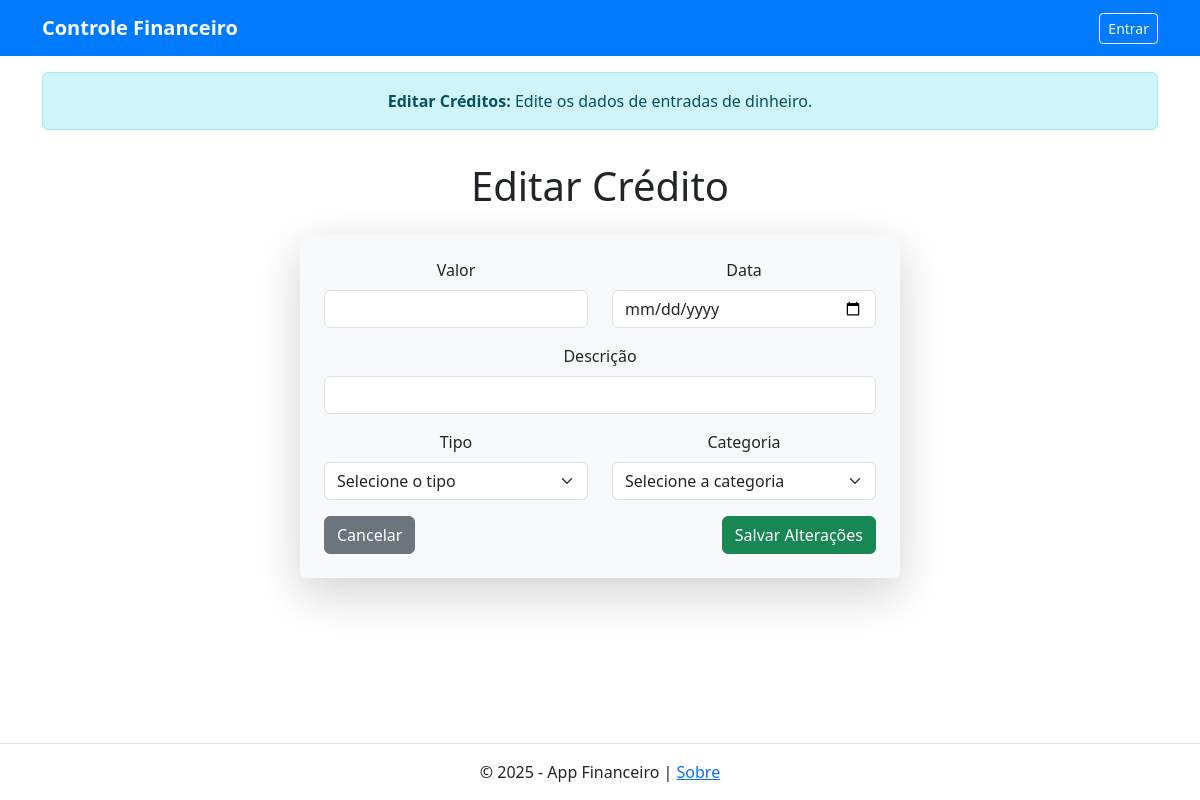
/editar_credito/3, run on an earlier commit of the app's database.
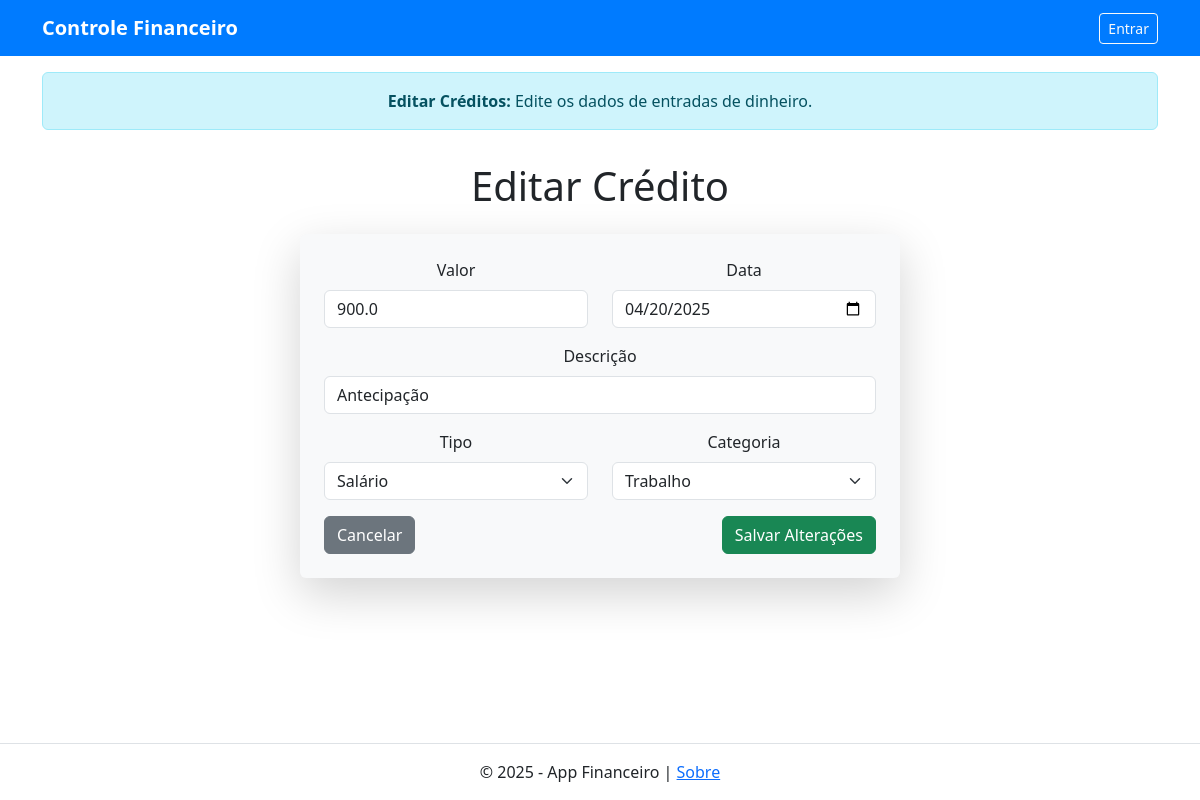
And on a later commit of the database.
### tables this page shows
CREATE TABLE creditos (
            id INTEGER PRIMARY KEY AUTOINCREMENT,
            valor REAL NOT NULL,
            descricao TEXT NOT NULL,
            tipo TEXT NOT NULL,
            categoria TEXT NOT NULL,
            data TEXT NOT NULL
        );

### app.py (the view, shortened to what this page needs)
@app.route("/editar_credito/<int:id>", methods=["GET", "POST"])
def editar_credito(id):
    query = "SELECT * FROM creditos WHERE id = ?"
    credito = executar_consulta(query, (id,), fetchone=True)
    return render_template("editar_credito.html", credito=credito)

### utils.py (called while the page is built)
def executar_consulta(query, parametros=(), fetchone=False, fetchall=False, commit=False):
    conexao = sqlite3.connect('financeiro.db')
    cursor = conexao.cursor()
    cursor.execute(query, parametros)
    resultado = None
    if fetchone:
        resultado = cursor.fetchone()
    elif fetchall:
        resultado = cursor.fetchall()
    if commit:
        conexao.commit()
    conexao.close()
    return resultado

### templates/editar_credito.html (shortened to what this page needs)
{% extends "base.html" %}
{% block alert %}
    <div class="container mt-3">
        <div class="alert alert-info text-center" role="alert">
            <strong>Editar Créditos:</strong> Edite os dados de entradas de dinheiro.
        </div>
    </div>
{% endblock %}
{% block content %}
<div class="container mt-3">
    <h1 class="mb-4 text-center">Editar Crédito</h1>
    <form method="POST" class="p-4 rounded shadow-lg bg-light mx-auto" id="editarCreditoForm">
        <div class="row">
            <div class="col-md-6 mb-3">
                <label for="valor" class="form-label">Valor</label>
                <input type="number" step="0.01" class="form-control" id="valor" name="valor" value="{{ credito[1] }}" required>
            </div>
            <div class="col-md-6 mb-3">
                <label for="data" class="form-label">Data</label>
                <input type="date" class="form-control" id="data" name="data" value="{{ credito[5] }}" required>
            </div>
        </div>
        <div class="mb-3">
            <label for="descricao" class="form-label">Descrição</label>
            <input type="text" class="form-control" id="descricao" name="descricao" value="{{ credito[2] }}" required>
        </div>
        <div class="row">
            <div class="col-md-6 mb-3">
                <label for="tipo" class="form-label">Tipo</label>
                <select class="form-select" id="tipo" name="tipo" required>
                    <option value="" disabled {% if not credito[3] %}selected{% endif %}>Selecione o tipo</option>
                    <option value="salario" {% if credito[3] == 'salario' %}selected{% endif %}>Salário</option>
                </select>
            </div>
            <div class="col-md-6 mb-3">
                <label for="categoria" class="form-label">Categoria</label>
                <select class="form-select" id="categoria" name="categoria" required>
                    <option value="" disabled {% if not credito[4] %}selected{% endif %}>Selecione a categoria</option>
                    <option value="trabalho" {% if credito[4] == 'trabalho' %}selected{% endif %}>Trabalho</option>
                </select>
            </div>
        </div>
        <div class="d-flex justify-content-between">
            <a href="{{ url_for('credito') }}" class="btn btn-secondary">Cancelar</a>
            <button type="submit" class="btn btn-success">Salvar Alterações</button>
        </div>
    </form>
</div>
{% endblock %}

What changed in the data, as far as the page shows it:
added creditos: valor "900.0", data "04/20/2025", descricao "Antecipação", tipo "Salário", categoria "Trabalho"
Also different on the page:
form field tipo: "Selecione o tipo" → (not shown)
form field categoria: "Selecione a categoria" → (not shown)
